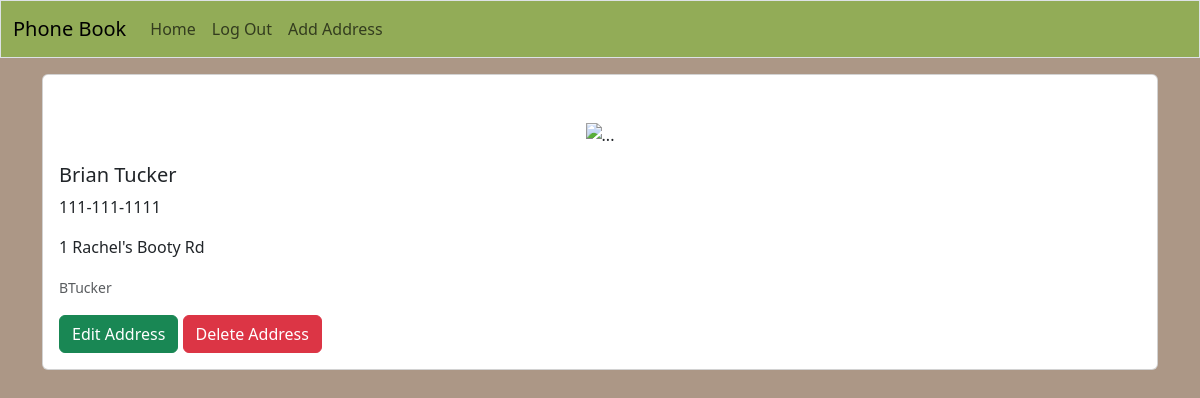
The app's page /addresses/3 (signed in), older data.
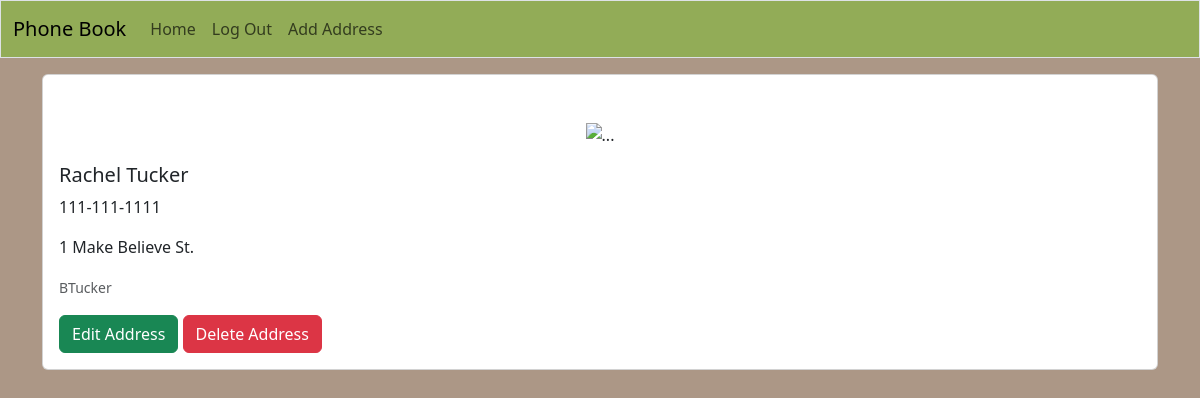
The same page, newer data.
### app/models.py (models this page shows, shortened)
class Address(db.Model):
    id = db.Column(db.Integer, primary_key=True)
    first_name = db.Column(db.String(50), nullable=False)
    last_name = db.Column(db.String(50), nullable=False)
    phone_number = db.Column(db.String)
    address = db.Column(db.String)
    date_created=db.Column(db.DateTime, nullable=False, default=datetime.utcnow)
    user_id=db.Column(db.Integer, db.ForeignKey('user.id')) #references user(id)

### app/routes.py (the view)
@app.route('/addresses/<int:address_id>')
def get_address(address_id):
    address = Address.query.get(address_id)
    if not address:
        flash(f"An address with id {address_id} does not exists", "danger")
        return redirect(url_for('index'))
    return render_template('addresses.html', address=address)

### app/models.py (called while the page is built)
@login.user_loader
def load_user(user_id):
    return User.query.get(user_id)

### app/templates/addresses.html (shortened to what this page needs)
{% extends 'base.html' %}
{% block content %}
<div class="row">
    <div class="col">
        <div class="card my-3">
            <img src="https://static.displate.com/280x392/displate/2021-09-25/76c78f3c9afa7bf0f8be830b105e79ad_4b338857f4272960f4569f2e4ea850e3.jpg" class="mx-auto d-block mt-5" alt="...">
            <div class="card-body">
                <h5 class="card-title">{{ address.first_name }} {{ address.last_name }}</h5>
                <p class="card-text">{{ address.phone_number }}</p>
                <p class="card-text">{{ address.address }}</p>
                <p class="card-text"><small class="text-muted">{{ address.author.username }}</small></p>
                {% if current_user == address.author %}
                    <a href="{{ url_for('edit_address', address_id=address.id) }}" class="btn btn-success">Edit Address</a>
                    <button type="button" class="btn btn-danger" data-bs-toggle="modal" data-bs-target="#deleteModal">
                        Delete Address
                    </button>
                {% endif %}
            </div>
        </div>
    </div>
</div>
{% endblock %}

Row changes from the older to the newer data that the page shows:
changed Address "Tucker": first_name "Brian" → "Rachel"; address "1 Rachel's Booty Rd" → "1 Make Believe St."
